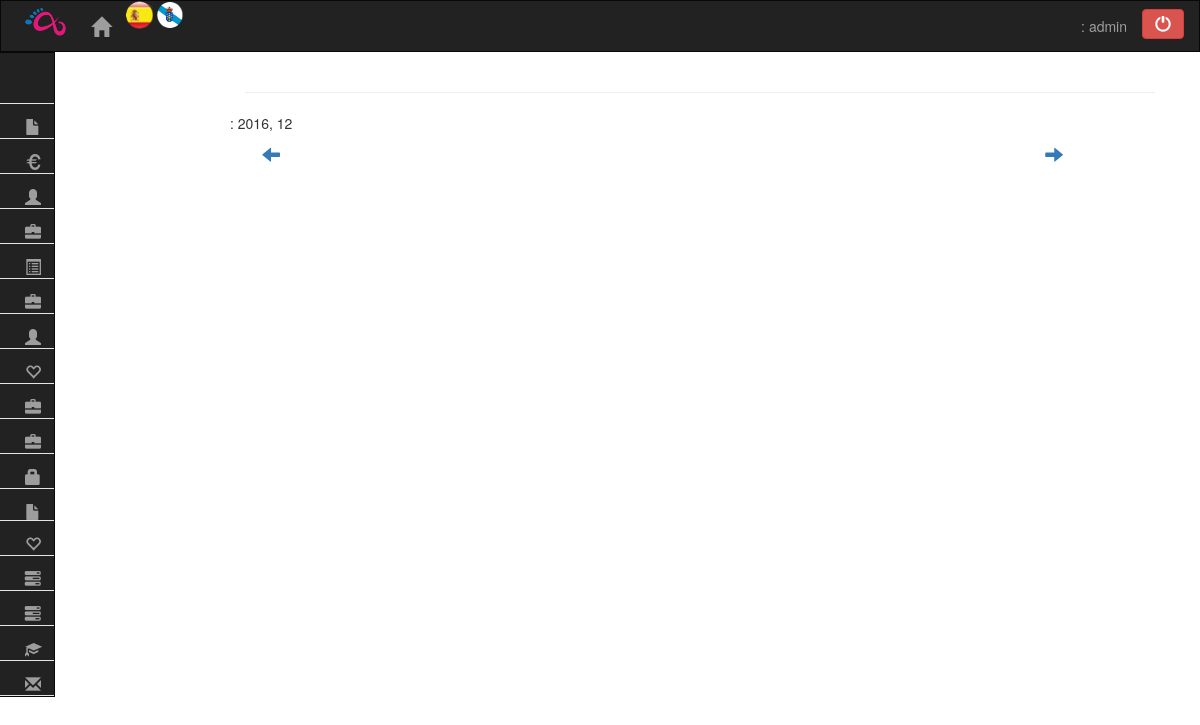
The page /controllers/FACTURA_Controller.php?id=listarFacturas (signed in) on the database as committed earlier.
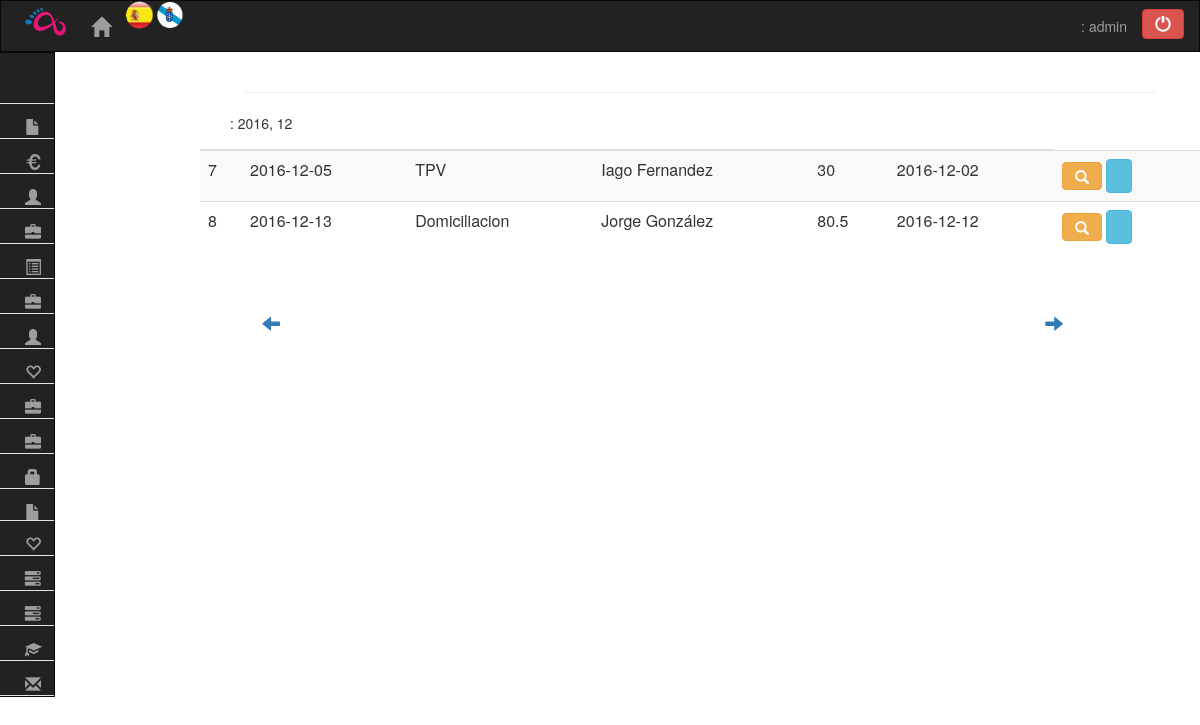
The same page on the database as committed later.
### tables this page shows
CREATE TABLE IF NOT EXISTS `Factura` (
  `Id_Factura` mediumint(9) PRIMARY KEY AUTO_INCREMENT,
  `Id_Cliente` varchar(10) NOT NULL,
  `Fecha` date DEFAULT NULL,
  `Fecha_Cobro` date DEFAULT NULL,
  `Total` float NOT NULL DEFAULT 0,
  `Pagada` enum('No','Efectivo','Domiciliacion','TPV') NOT NULL DEFAULT 'No',
  `Borrado` tinyint(1) NOT NULL DEFAULT '0'
);

CREATE TABLE IF NOT EXISTS `Cliente_Externo` (
  `Id_Cliente` varchar(10) NOT NULL,
  `Nombre` varchar(50) NOT NULL,
  `DNI` varchar(9) NOT NULL,
  `Tlf` int(9) NOT NULL,
  `Email` varchar(30) NOT NULL,
  `Borrado` tinyint(1) NOT NULL DEFAULT '0',
  `Direccion` varchar(50) NOT NULL
);

### models/FACTURA_Model.php (called while the page is built, shortened)
<?php
if((isset($_SESSION['grupo']) && strcmp($_SESSION['grupo'],"Admin") == 0) || (isset($_SESSION['permisos']) && in_array('Factura',$_SESSION['permisos']))){
	function listarCobradas($fecha){
		$bd = conectarBD();
		$inicio = date('Y-m-01',strtotime($fecha));
		$fin = date('Y-m-t',strtotime($fecha));
		$sql = "SELECT * FROM Factura INNER JOIN Cliente_Externo WHERE Factura.Pagada NOT IN('No') AND (Factura.Fecha_Cobro BETWEEN '".$inicio."' AND '".$fin."') AND Factura.Id_Cliente=Cliente_Externo.Id_Cliente AND Factura.Borrado='0' ORDER BY Factura.Fecha_Cobro;";
		$resultado = $bd->query($sql);
		if ($resultado->num_rows > 0){
			while($row = $resultado->fetch_array()){
				$array[] = $row;
			}
			return $array;
		}
	}
}else echo "Permiso denegado.";
?>

### views/FACTURA_LIST_ALL_Vista.php (the view, shortened to what this page needs)
<?php
if((isset($_SESSION['grupo']) && strcmp($_SESSION['grupo'],"Admin") == 0) || (isset($_SESSION['permisos']) && in_array('Factura_List',$_SESSION['permisos']))){
class Factura_Listar{
	function __construct($array=null){
		$this->render($array);
	}
	function render($array){
		include_once('../header.php');
?>
		<body>
		  <div class="row-fluid">
			<?php include_once('menu.php'); ?>
			<div class="col-sm-10 text-left">
				<div class="section-fluid">
				  <div class="container-fluid">
					<div class="col-md-12"> <h2 class="text-info "><?php echo $strings['ver facturas']; ?></h2></div>
					<div class="col-md-12"><hr></div>
					<?php if(isset($_POST['fecha'])){
						echo $strings['mes'].": ".date("Y, n",strtotime($_POST['fecha']));
					}else{
						echo $strings['mes'].": ".date("Y, n");
					} if($array == null) {echo "<br>".$strings['no hay'];} else{ ?>
					<form class="form-horizontal" role="form" id="formulario" name="formulario" action="FACTURA_Controller.php?id=consultarFactura" method="POST">
						<div class="form-group">
							<div class="form-group">
								<table class="table table-striped">
									<thead><tr>
										<th><?php echo $strings['id factura']; ?></th>
										<th><?php echo $strings['fecha cobro']; ?></th>
										<th><?php echo $strings['factura cobrada']; ?></th>
										<th><?php echo $strings['cliente']; ?></th>
										<th><?php echo $strings['total factura']; ?></th>
										<th><?php echo $strings['fecha cierre']; ?></th>
									</thead><tbody>
									 <?php for($i=0; $i < count($array); $i++){ ?>
										<tr>
											<td><?php echo $array[$i]['Id_Factura']; ?></td>
											<td><?php echo $array[$i]['Fecha_Cobro']; ?></td>
											<td><?php echo $array[$i]['Pagada']; ?></td>
											<td><?php echo $array[$i]['Nombre']; ?></td>
											<td><?php echo $array[$i]['Total']; ?></td>
											<td><?php echo $array[$i]['Fecha']; ?></td>
											<td>
												<button class="btn btn-warning" type="button" onclick="seleccionar(<?php echo $array[$i]['Id_Factura']; ?>,'FACTURA_Controller.php?id=consultarFactura')">
												   <span class="glyphicon glyphicon-search"></span>
												</button>
												<?php if($array[$i]['Fecha'] != null){ ?>
													<input class="btn btn-info" value="<?php echo $strings['generar factura']; ?>" type="button" onclick="seleccionar(<?php echo $array[$i]['Id_Factura']; ?>,'FACTURA_Controller.php?id=generarFactura')">
												<?php } ?>
											</td>
										</tr>
										<?php } ?>
									</tbody>
								</table>
							</div>
						</div>
					</form>
					<?php } ?>
					<div class="col-md-10">
					<form class="form-horizontal" role="form" action="FACTURA_Controller.php?id=listarFacturas" method="POST">
						<div class="form-group">
							<?php if(!isset($_POST['fecha'])){ ?>
								<div class="col-sm-4"><button type="submit" class="btn btn-link btn-lg" aria-label="Left Align">
								  <span class="pull-right hidden-xs showopacity glyphicon glyphicon-arrow-left"></span>
								</button></div>
						<?php } ?>
						</div>
					</form>
					</div>
					<div class="col-md-2">
					<form class="form-horizontal" role="form" action="FACTURA_Controller.php?id=listarFacturas" method="POST">
						<div class="form-group">
							<?php if(!isset($_POST['fecha'])){ ?>
								<div class="col-sm-4"><button type="submit" class="btn btn-link btn-lg" aria-label="Left Align">
								  <span class="pull-right hidden-xs showopacity glyphicon glyphicon-arrow-right"></span>
								</button></div>
							<?php } ?>
						</div>
					</form>
					</div>
					</div>
				  </div>
				</div>
			</div>
		</body>
<?php
		}
	}
}else
	echo "Permiso denegado.";
?>

Rows that differ between the two databases and show on the page:
added factura: Id_Factura "7", Fecha_Cobro "2016-12-05", Pagada "TPV", Id_Cliente.Nombre "Iago Fernandez", Total "30", Fecha "2016-12-02"
added factura: Id_Factura "8", Fecha_Cobro "2016-12-13", Pagada "Domiciliacion", Id_Cliente.Nombre "Jorge González", Total "80.5", Fecha "2016-12-12"
